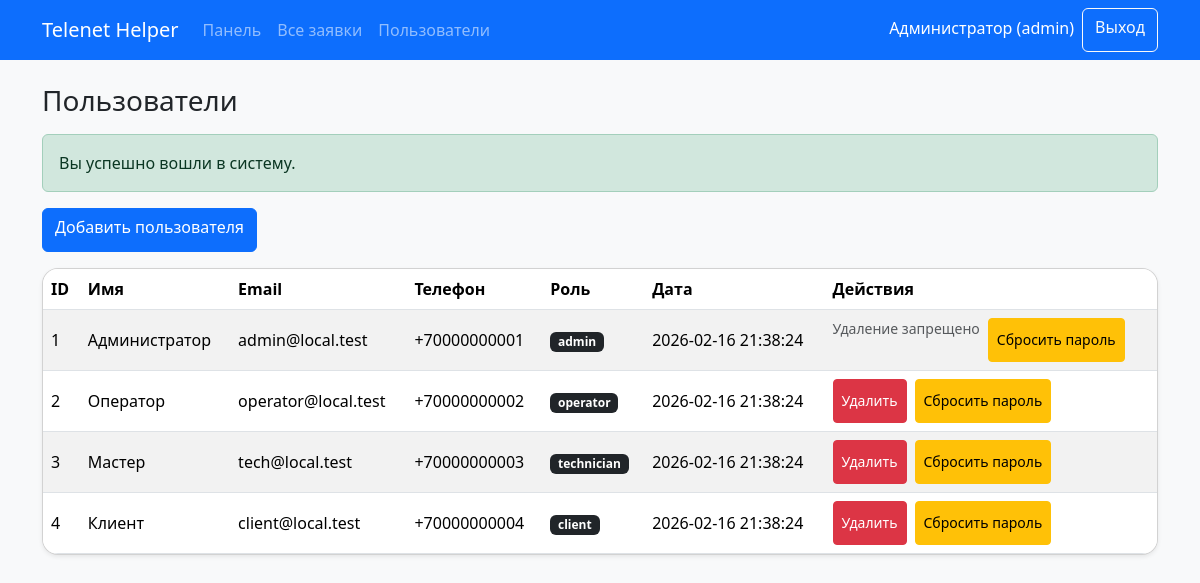
/users.php (signed in), run on the app's committed database.
### tables this page shows
CREATE TABLE IF NOT EXISTS users (
    id INT AUTO_INCREMENT PRIMARY KEY,
    name VARCHAR(120) NOT NULL,
    email VARCHAR(190) NOT NULL UNIQUE,
    phone VARCHAR(30) DEFAULT NULL,
    password_hash VARCHAR(255) NOT NULL,
    role ENUM('client', 'operator', 'technician', 'admin') NOT NULL DEFAULT 'client',
    created_at TIMESTAMP DEFAULT CURRENT_TIMESTAMP
);

### src/db.php (called while the page is built, shortened)
<?php
function db(): PDO
{
    static $pdo = null;
    if ($pdo instanceof PDO) {
        return $pdo;
    }
    $host = env('DB_HOST', '127.0.0.1');
    $port = env('DB_PORT', '3306');
    $name = env('DB_NAME', 'telenet_helper');
    $user = env('DB_USER', 'root');
    $pass = env('DB_PASS', '');
    $dsn = "mysql:host={$host};port={$port};dbname={$name};charset=utf8mb4";
    $pdo = new PDO($dsn, $user, $pass, [
        PDO::ATTR_ERRMODE => PDO::ERRMODE_EXCEPTION,
        PDO::ATTR_DEFAULT_FETCH_MODE => PDO::FETCH_ASSOC,
    ]);
    return $pdo;
}

### src/auth.php (called while the page is built, shortened)
<?php
require_once __DIR__ . '/db.php';
function currentUser(): ?array
{
    $stmt = db()->prepare('SELECT id, name, email, role FROM users WHERE id = :id');
    $stmt->execute(['id' => $_SESSION['user_id']]);
    $user = $stmt->fetch();
    return $user;
}
function requireAuth(): array
{
    $user = currentUser();
    return $user;
}
function requireRole(array $roles): array
{
    $user = requireAuth();
    return $user;
}

### src/helpers.php (called while the page is built, shortened)
<?php
function e(?string $value): string
{
    return htmlspecialchars((string) $value, ENT_QUOTES, 'UTF-8');
}
function getFlash(string $key): ?string
{
    if (!isset($_SESSION['flash'][$key])) {
        return null;
    }
    $message = $_SESSION['flash'][$key];
    return $message;
}

### public/users.php (the view, shortened to what this page needs)
<?php
require_once __DIR__ . '/../src/layout.php';
$user = requireRole(['admin']);
$success = getFlash('success');
$users = db()->query('SELECT id, name, email, phone, role, created_at FROM users ORDER BY created_at DESC')->fetchAll();
layoutHeader('Пользователи', $user);
?>
<h1 class="h3 mb-3">Пользователи</h1>
<?php if ($success): ?><div class="alert alert-success"><?= e($success) ?></div><?php endif; ?>
<div class="mb-3">
    <a href="user_create.php" class="btn btn-primary">Добавить пользователя</a>
</div>
<div class="table-responsive card shadow-sm">
    <table class="table table-striped mb-0 align-middle">
        <thead>
        <tr>
            <th>ID</th>
            <th>Имя</th>
            <th>Email</th>
            <th>Телефон</th>
            <th>Роль</th>
            <th>Дата</th>
            <th>Действия</th>
        </tr>
        </thead>
        <tbody>
        <?php foreach ($users as $item): ?>
            <tr>
                <td><?= (int) $item['id'] ?></td>
                <td><?= e($item['name']) ?></td>
                <td><?= e($item['email']) ?></td>
                <td><?= e($item['phone']) ?></td>
                <td><span class="badge bg-dark"><?= e($item['role']) ?></span></td>
                <td><?= e($item['created_at']) ?></td>
                <td class="d-flex flex-wrap gap-2">
                    <?php if ($item['role'] !== 'admin'): ?>
                        <form method="post" action="user_delete.php" onsubmit="return confirm('Удалить пользователя?');">
                            <button class="btn btn-sm btn-danger">Удалить</button>
                        </form>
                    <?php else: ?>
                        <span class="text-muted small">Удаление запрещено</span>
                    <?php endif; ?>
                    <form method="post" action="user_delete.php">
                        <button class="btn btn-sm btn-warning">Сбросить пароль</button>
                    </form>
                </td>
            </tr>
        <?php endforeach; ?>
        </tbody>
    </table>
</div>
<?php
layoutFooter();

### src/layout.php (shortened to what this page needs)
<?php
function layoutHeader(string $title, ?array $user = null): void
{
    ?>
    <!doctype html>
    <html lang="ru">
    <head>
        <link href="https://cdn.jsdelivr.net/npm/bootstrap@5.3.3/dist/css/bootstrap.min.css" rel="stylesheet">
        <link href="assets/css/app.css" rel="stylesheet">
    </head>
    <body class="bg-light">
    <nav class="navbar navbar-expand-lg navbar-dark bg-primary mb-4">
        <div class="container">
            <a class="navbar-brand" href="index.php">Telenet Helper</a>
            <div class="collapse navbar-collapse" id="mainNav">
                <ul class="navbar-nav me-auto">
                    <?php if ($user): ?>
                        <li class="nav-item"><a class="nav-link" href="dashboard.php">Панель</a></li>
                        <?php if (in_array($user['role'], ['operator', 'admin', 'technician'], true)): ?>
                            <li class="nav-item"><a class="nav-link" href="all_requests.php">Все заявки</a></li>
                        <?php endif; ?>
                        <?php if ($user['role'] === 'admin'): ?>
                            <li class="nav-item"><a class="nav-link" href="users.php">Пользователи</a></li>
                        <?php endif; ?>
                    <?php endif; ?>
                </ul>
                <div class="d-flex gap-2">
                    <?php if ($user): ?>
                        <span class="navbar-text text-white"><?= e($user['name']) ?> (<?= e($user['role']) ?>)</span>
                        <a class="btn btn-outline-light" href="logout.php">Выход</a>
                    <?php else: ?>
                        <a class="btn btn-outline-light" href="login.php">Вход</a>
                        <a class="btn btn-light" href="register.php">Регистрация</a>
                    <?php endif; ?>
                </div>
            </div>
        </div>
    </nav>
    <main class="container pb-5">
    <?php
}
function layoutFooter(): void
{
    ?>
    </main>
    </body>
    </html>
    <?php
}

### public/assets/css/app.css (style rules this page uses)
body { min-height: 100vh; }
.card { border-radius: 1rem; }
.btn { min-height: 44px; }
.table-responsive { overflow-x: auto; }

### data on the page
users: name "Администратор", role "admin", id "1", email "admin@local.test", phone "+70000000001", created_at "2026-02-16 21:38:24", shows "Удаление запрещено"
users: id "2", name "Оператор", email "operator@local.test", phone "+70000000002", role "operator", created_at "2026-02-16 21:38:24"
users: id "3", name "Мастер", email "tech@local.test", phone "+70000000003", role "technician", created_at "2026-02-16 21:38:24"
users: id "4", name "Клиент", email "client@local.test", phone "+70000000004", role "client", created_at "2026-02-16 21:38:24"

### other printed values
$success "Вы успешно вошли в систему."
